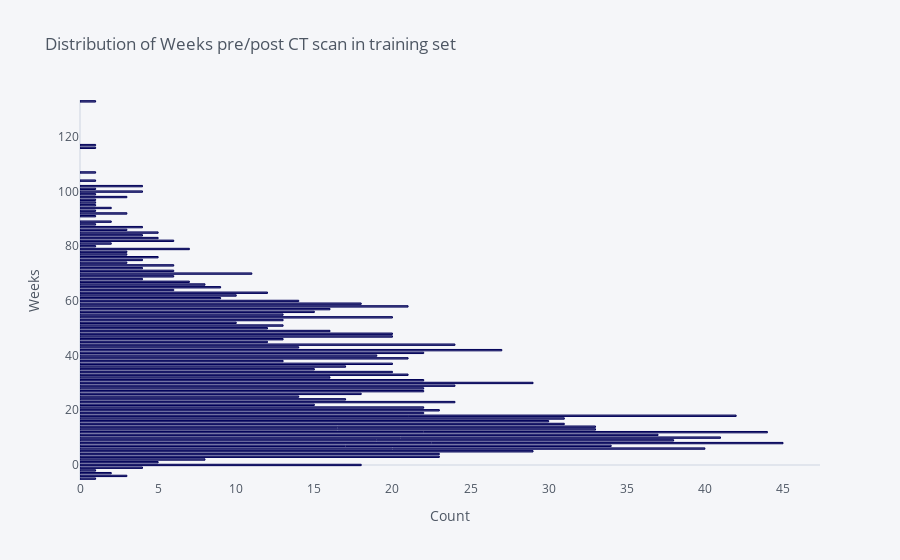

Notebook cell for this chart:
### Code cell
train_df['Weeks'].value_counts().iplot(kind='barh',
                                    xTitle='Count',
                                    yTitle='Weeks',
                                    title='Distribution of Weeks pre/post CT scan in training set',
                                    theme='pearl',
                                    color = '#000058',
                                    bargap = 0.5,   
                                    showgrid=False)

### Figure 1 — Plotly figure (JSON) as saved in the notebook; plotly's stock layout.template omitted (floating-point values rounded to 4 significant figures)
{"data": [{"marker": {"color": "rgba(0, 0, 88, 0.6)", "line": {"color": "rgba(0, 0, 88, 1.0)", "width": 1}}, "name": "Weeks", "orientation": "h", "text": "", "type": "bar", "x": [45, 44, 42, 41, 40, 38, 37, 34, 33, 33, 31, 31, 30, 29, 29, 27, 24, 24, 24, 23, 23, 23, 22, 22, 22, 22, 22, 22, 21, 21, 21, 20, 20, 20, 20, 20, 19, 18, 18, 18, 17, 17, 16, 16, 16, 15, 15, 15, 14, 14, 14, 13, 13, 13, 13, 13, 12, 12, 12, 11, 10, 10, 9, 9, 8, 8, 7, 7, 6, 6, 6, 6, 6, 5, 5, 5, 5, 4, 4, 4, 4, 4, 4, 4, 4, 3, 3, 3, 3, 3, 3, 3, 2, 2, 2, 2, 1, 1, 1, 1, 1, 1, 1, 1, 1, 1, 1, 1, 1, 1, 1, 1], "y": [8, 12, 18, 10, 6, 9, 11, 7, 14, 13, 15, 17, 16, 5, 30, 42, 23, 44, 29, 4, 20, 3, 19, 21, 41, 31, 27, 28, 39, 33, 58, 34, 54, 37, 47, 48, 40, 26, 59, 0, 36, 24, 32, 57, 49, 56, 22, 35, 43, 60, 25, 46, 53, 55, 51, 38, 50, 45, 63, 70, 52, 62, 65, 61, 2, 66, 67, 79, 69, 64, 71, 73, 82, 85, 1, 76, 83, 100, 84, 68, 102, 87, 75, 72, -1, 98, 92, 77, 86, 74, -4, 78, 81, -3, 94, 89, 88, 107, -2, -5, 133, 117, 116, 101, 104, 99, 80, 97, 96, 95, 93, 91]}], "layout": {"bargap": 0.5, "legend": {"bgcolor": "#F5F6F9", "font": {"color": "#4D5663"}}, "paper_bgcolor": "#F5F6F9", "plot_bgcolor": "#F5F6F9", "title": {"font": {"color": "#4D5663"}, "text": "Distribution of Weeks pre/post CT scan in training set"}, "xaxis": {"gridcolor": "#E1E5ED", "showgrid": false, "tickfont": {"color": "#4D5663"}, "title": {"font": {"color": "#4D5663"}, "text": "Count"}, "zerolinecolor": "#E1E5ED", "type": "linear", "range": [0, 47.37], "autorange": true}, "yaxis": {"gridcolor": "#E1E5ED", "showgrid": false, "tickfont": {"color": "#4D5663"}, "title": {"font": {"color": "#4D5663"}, "text": "Weeks"}, "zerolinecolor": "#E1E5ED", "type": "linear", "range": [-5.5, 133.5], "autorange": true}, "autosize": true}}
